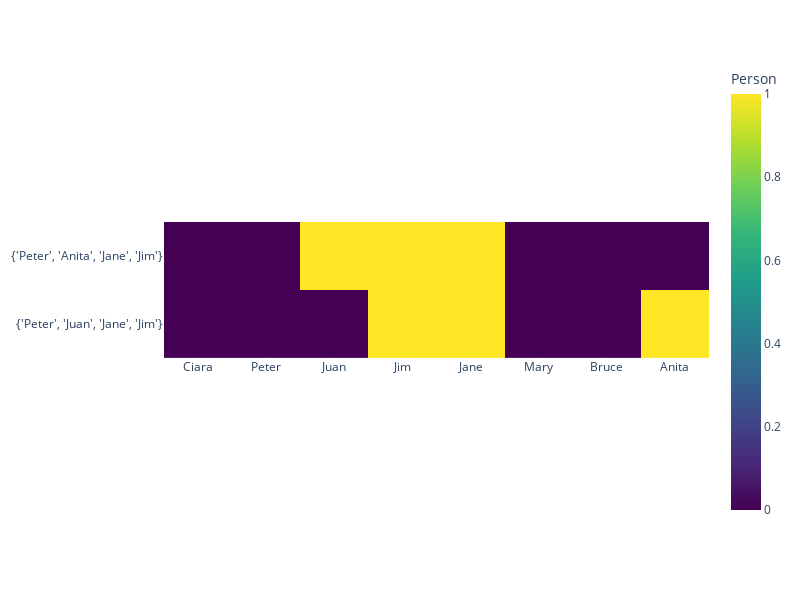

Here is the notebook cell this chart was saved with:
### Markdown cell above
## Scenario 1

### Code cell
# Convert the combinations to a DataFrame
df = pd.DataFrame(heatmap_matrix, columns=people_abilities.keys())

# Create an interactive heatmap 
fig = px.imshow(df, x=list(df.columns), y=list(map(str, combinations_for_heatmap)),
               labels=dict(color="Person"), color_continuous_scale="Viridis")
fig.update_layout(
    xaxis=dict(tickmode='array', tickvals=list(range(len(df.columns))), ticktext=list(df.columns)),
    yaxis=dict(tickmode='array', tickvals=list(range(len(combinations_for_heatmap))), ticktext=list(map(str, combinations_for_heatmap))),
    width=800, height=600
)

#  plot
fig.show()

### Figure 1 — Plotly figure (JSON) as saved in the notebook; plotly's stock layout.template omitted (floating-point values rounded to 4 significant figures)
{"data": [{"coloraxis": "coloraxis", "hovertemplate": "x: %{x}<br>y: %{y}<br>Person: %{z}<extra></extra>", "name": "0", "type": "heatmap", "x": ["Ciara", "Peter", "Juan", "Jim", "Jane", "Mary", "Bruce", "Anita"], "xaxis": "x", "y": ["{'Peter', 'Anita', 'Jane', 'Jim'}", "{'Peter', 'Juan', 'Jane', 'Jim'}"], "yaxis": "y", "z": [[0, 0, 1, 1, 1, 0, 0, 0], [0, 0, 0, 1, 1, 0, 0, 1]]}], "layout": {"coloraxis": {"colorbar": {"title": {"text": "Person"}}, "colorscale": [[0, "#440154"], [0.1111, "#482878"], [0.2222, "#3e4989"], [0.3333, "#31688e"], [0.4444, "#26828e"], [0.5556, "#1f9e89"], [0.6667, "#35b779"], [0.7778, "#6ece58"], [0.8889, "#b5de2b"], [1, "#fde725"]]}, "height": 600, "margin": {"t": 60}, "width": 800, "xaxis": {"anchor": "y", "constrain": "domain", "domain": [0, 1], "scaleanchor": "y", "tickmode": "array", "ticktext": ["Ciara", "Peter", "Juan", "Jim", "Jane", "Mary", "Bruce", "Anita"], "tickvals": [0, 1, 2, 3, 4, 5, 6, 7]}, "yaxis": {"anchor": "x", "autorange": "reversed", "constrain": "domain", "domain": [0, 1], "tickmode": "array", "ticktext": ["{'Peter', 'Anita', 'Jane', 'Jim'}", "{'Peter', 'Juan', 'Jane', 'Jim'}"], "tickvals": [0, 1]}}}
